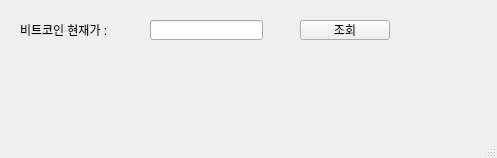
<?xml version="1.0" encoding="UTF-8"?>
<ui version="4.0">
 <class>MainWindow</class>
 <widget class="QMainWindow" name="MainWindow">
  <property name="geometry">
   <rect>
    <x>0</x>
    <y>0</y>
    <width>497</width>
    <height>158</height>
   </rect>
  </property>
  <property name="windowTitle">
   <string>코빗 시세 조회기</string>
  </property>
  <property name="windowIcon">
   <iconset>
    <normaloff>bitcoin.png</normaloff>bitcoin.png</iconset>
  </property>
  <widget class="QWidget" name="centralwidget">
   <widget class="QLabel" name="label">
    <property name="geometry">
     <rect>
      <x>20</x>
      <y>20</y>
      <width>131</width>
      <height>20</height>
     </rect>
    </property>
    <property name="text">
     <string>비트코인 현재가 :</string>
    </property>
   </widget>
   <widget class="QLineEdit" name="lineEdit">
    <property name="geometry">
     <rect>
      <x>150</x>
      <y>20</y>
      <width>113</width>
      <height>20</height>
     </rect>
    </property>
   </widget>
   <widget class="QPushButton" name="pushButton">
    <property name="geometry">
     <rect>
      <x>300</x>
      <y>20</y>
      <width>90</width>
      <height>20</height>
     </rect>
    </property>
    <property name="text">
     <string>조회
Search</string>
    </property>
   </widget>
  </widget>
  <widget class="QMenuBar" name="menubar">
   <property name="geometry">
    <rect>
     <x>0</x>
     <y>0</y>
     <width>497</width>
     <height>26</height>
    </rect>
   </property>
  </widget>
  <widget class="QStatusBar" name="statusbar"/>
 </widget>
 <resources/>
 <connections/>
</ui>
